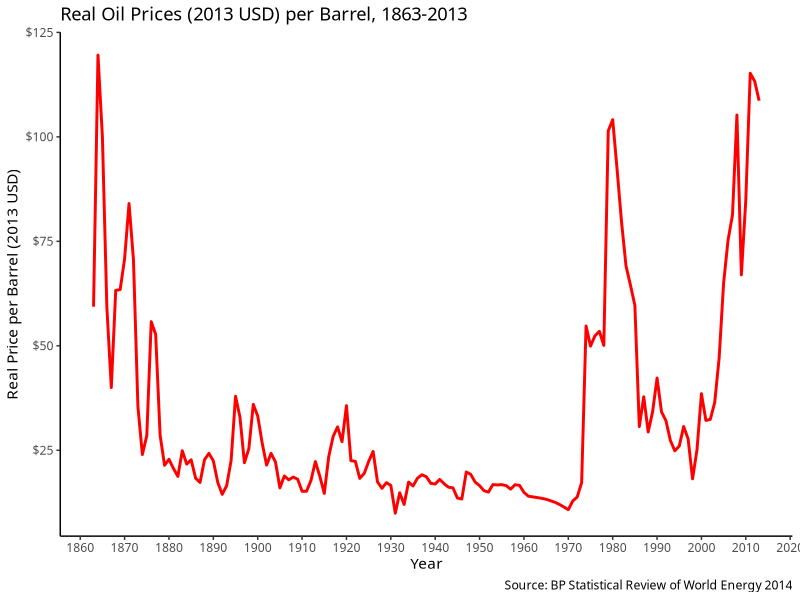
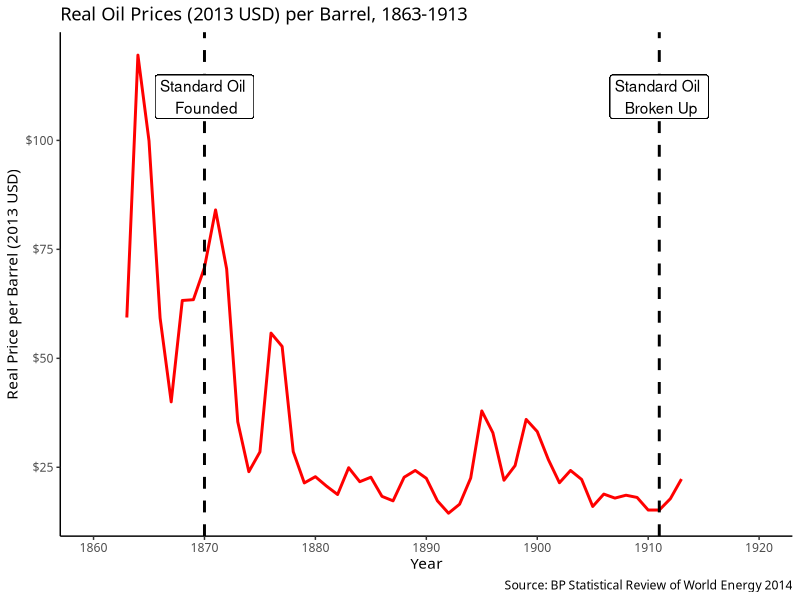

These figures' R source, in order:
## ---- chunk 1
knitr::opts_chunk$set(echo = F,
                      warning = F,
                      message = F,
                      fig.retina = 3,
                      fig.align = "center")
library(tidyverse)
## ---- chunk 2
oil_prices<-read_csv("oil_prices.csv")
## ---- chunk 3
oil_prices
## ---- chunk 4
ggplot(data = oil_prices)+
  aes(x = Year,
      y = Real_price_2013_USD)+
  geom_path(size = 1,
            color = "red")+
  scale_x_continuous(breaks=seq(1860,2020,10))+
  scale_y_continuous(labels=scales::dollar)+
  labs(x = "Year",
       y = "Real Price per Barrel (2013 USD)",
       title = "Real Oil Prices (2013 USD) per Barrel, 1863-2013",
       caption = "Source: BP Statistical Review of World Energy 2014")+
  theme_classic(base_family="Fira Sans")
## ---- chunk 5
ggplot(data = oil_prices %>% filter(Year<1914))+
  aes(x = Year,
      y = Real_price_2013_USD)+
  geom_path(size = 1,
            color = "red")+
  
  geom_vline(xintercept=1870, size=1, linetype="dashed")+
  geom_label(x=1870, y=110, label="Standard Oil \n Founded")+
  
    geom_vline(xintercept=1911, size=1, linetype="dashed")+
  geom_label(x=1911, y=110, label="Standard Oil \n Broken Up")+

  scale_x_continuous(breaks=seq(1860,1920,10),
                     limits=c(1860,1920))+
  scale_y_continuous(labels=scales::dollar)+
  labs(x = "Year",
       y = "Real Price per Barrel (2013 USD)",
       title = "Real Oil Prices (2013 USD) per Barrel, 1863-1913",
       caption = "Source: BP Statistical Review of World Energy 2014")+
  theme_classic(base_family="Fira Sans")
